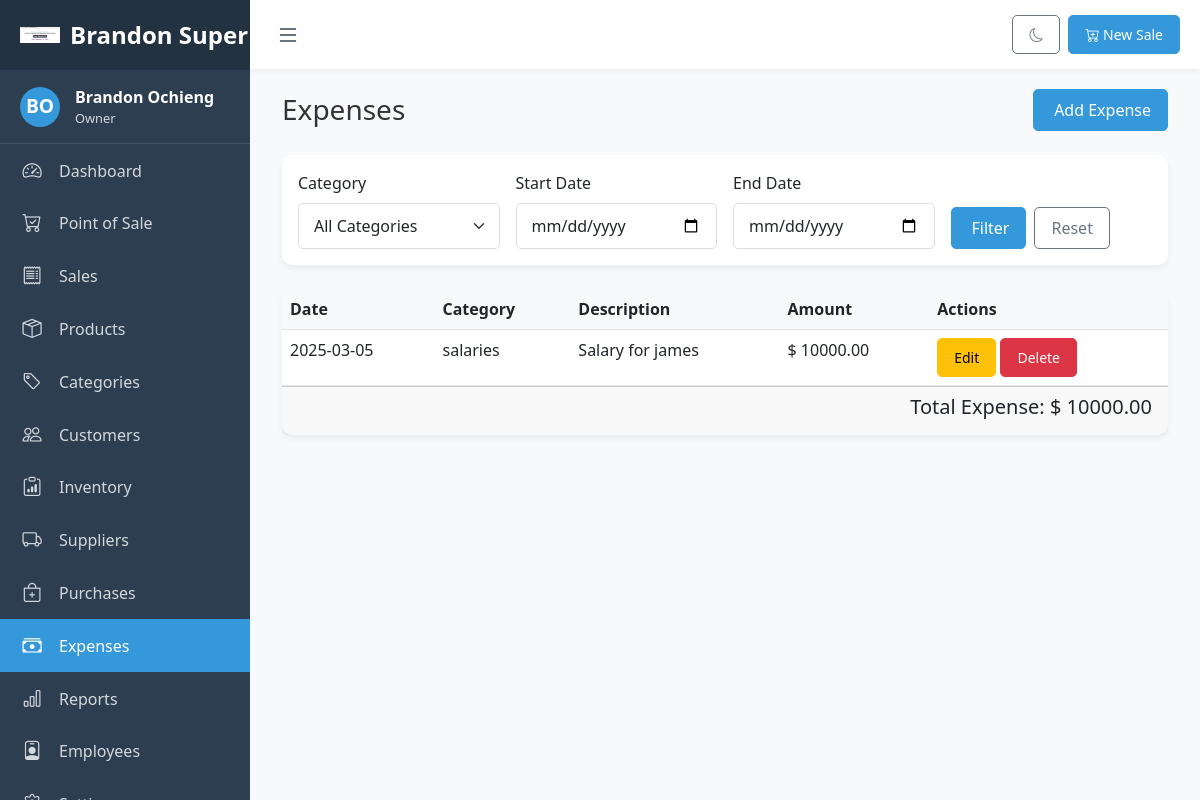
Screenshot of /pos/expenses/ (signed in) with the database file from the repository.
### pos_app/models.py (models this page shows, shortened)
class Business(models.Model):
    BUSINESS_TYPE_CHOICES = [
        ('Type1', 'Type 1'),
        ('Type2', 'Type 2'),
    ]
    CURRENCY_SYMBOL_CHOICES = [
        ('$', '$ - US Dollar'),
        ('€', '€ - Euro'),
        ('£', '£ - British Pound'),
        ('¥', '¥ - Japanese Yen'),
        ('₹', '₹ - Indian Rupee'),
        ('₩', '₩ - South Korean Won'),
        ('KSh', 'KSh - Kenyan Shilling'),  # Added Kenyan Shilling
    ]
    name = models.CharField(max_length=255)
    business_type = models.CharField(max_length=50, choices=BUSINESS_TYPE_CHOICES, default='Type1')
    address = models.TextField(blank=True, null=True)
    phone = models.CharField(max_length=20, blank=True, null=True)
    email = models.EmailField(blank=True, null=True)
    website = models.URLField(blank=True, null=True)
    logo = models.ImageField(upload_to='business_logos/', blank=True, null=True)
    tax_rate = models.DecimalField(max_digits=5, decimal_places=2, default=0.00)
    currency_symbol = models.CharField(max_length=5, choices=CURRENCY_SYMBOL_CHOICES, default='$')
    owner = models.ForeignKey(User, on_delete=models.CASCADE, related_name='owned_businesses')
    created_at = models.DateTimeField(auto_now_add=True)
    updated_at = models.DateTimeField(auto_now=True)

class Expense(models.Model):
    CATEGORY_CHOICES = [
        ('rent', 'Rent'),
        ('utilities', 'Utilities'),
        ('salaries', 'Salaries'),
        ('supplies', 'Supplies'),
        ('maintenance', 'Maintenance'),
        ('marketing', 'Marketing'),
        ('insurance', 'Insurance'),
        ('taxes', 'Taxes'),
        ('other', 'Other'),
    ]
    business = models.ForeignKey(Business, on_delete=models.CASCADE, related_name='expenses')
    category = models.CharField(max_length=20, choices=CATEGORY_CHOICES)
    amount = models.DecimalField(max_digits=10, decimal_places=2)
    description = models.TextField()
    date = models.DateField()
    receipt = models.FileField(upload_to='expense_receipts/', blank=True, null=True)
    created_by = models.ForeignKey(User, on_delete=models.CASCADE, related_name='expenses')
    created_at = models.DateTimeField(auto_now_add=True)
    updated_at = models.DateTimeField(auto_now=True)

### pos_app/views.py (the view)
# urls.py: path('expenses/', views.expense_list, name='expense_list'),
@login_required
def expense_list(request):
    business = get_business_for_user(request.user)
    if not business:
        return redirect('pos:business_setup')
    role = get_user_role(request.user, business)
    if role not in ['owner', 'admin', 'manager']:
        messages.error(request, 'You do not have permission to view expenses')
        return redirect('pos:dashboard')
    expenses_list = Expense.objects.filter(business=business).order_by('-date')
    category = request.GET.get('category')
    if category:
        expenses_list = expenses_list.filter(category=category)
    start_date = request.GET.get('start_date')
    end_date = request.GET.get('end_date')
    if start_date:
        try:
            start_date = datetime.strptime(start_date, '%Y-%m-%d').date()
            expenses_list = expenses_list.filter(date__gte=start_date)
        except ValueError:
            pass
    if end_date:
        try:
            end_date = datetime.strptime(end_date, '%Y-%m-%d').date()
            expenses_list = expenses_list.filter(date__lte=end_date)
        except ValueError:
            pass
    total_expense = expenses_list.aggregate(total=Sum('amount'))['total'] or 0
    paginator = Paginator(expenses_list, 10)  # Show 10 expenses per page
    page_number = request.GET.get('page')
    expenses = paginator.get_page(page_number)
    context = {
        'business': business,
        'role': role,
        'expenses': expenses,
        'total_expense': total_expense,
        'category': category,
        'start_date': start_date,
        'end_date': end_date,
    }
    return render(request, 'pos_app/expenses.html', context)

### pos_app/templates/pos_app/expenses.html (shortened to what this page needs)
{% extends 'pos_app/base.html' %}
{% block content %}
<div class="container-fluid">
    <div class="d-flex justify-content-between align-items-center mb-4">
        <h1 class="h3 mb-0 text-gray-800">Expenses</h1>
        <div>
            <a href="{% url 'pos:expense_create' %}" class="btn btn-primary">
                 Add Expense
            </a>
        </div>
    </div>
    <div class="card mb-4">
        <div class="card-body">
            <form method="get" class="row g-3">
                <div class="col-md-3">
                    <label for="category" class="form-label">Category</label>
                    <select id="category" name="category" class="form-select">
                        <option value="">All Categories</option>
                    </select>
                </div>
                <div class="col-md-3">
                    <label for="start_date" class="form-label">Start Date</label>
                    <input type="date" id="start_date" name="start_date" class="form-control" value="{{ start_date }}">
                </div>
                <div class="col-md-3">
                    <label for="end_date" class="form-label">End Date</label>
                    <input type="date" id="end_date" name="end_date" class="form-control" value="{{ end_date }}">
                </div>
                <div class="col-md-3 d-flex align-items-end">
                    <button type="submit" class="btn btn-primary me-2">
                         Filter
                    </button>
                    <a href="{% url 'pos:expense_list' %}" class="btn btn-outline-secondary">Reset</a>
                </div>
            </form>
        </div>
    </div>
    <div class="card">
        <div class="card-body p-0">
            <div class="table-responsive">
                <table class="table table-hover mb-0">
                    <thead>
                        <tr>
                            <th>Date</th>
                            <th>Category</th>
                            <th>Description</th>
                            <th>Amount</th>
                            <th>Actions</th>
                        </tr>
                    </thead>
                    <tbody>
                        {% for expense in expenses %}
                            <tr>
                                <td>{{ expense.date|date:"Y-m-d" }}</td>
                                <td>{{ expense.category }}</td>
                                <td>{{ expense.description }}</td>
                                <td>{{ business.currency_symbol }} {{ expense.amount|floatformat:2 }}</td>
                                <td>
                                    <a href="{% url 'pos:expense_edit' expense.id %}" class="btn btn-sm btn-warning">
                                         Edit
                                    </a>
                                    <a href="{% url 'pos:expense_delete' expense.id %}" class="btn btn-sm btn-danger" onclick="return confirm('Are you sure you want to delete this expense?');">
                                         Delete
                                    </a>
                                </td>
                            </tr>
                        {% empty %}
                            <tr>
                                <td colspan="5" class="text-center">No expenses found.</td>
                            </tr>
                        {% endfor %}
                    </tbody>
                </table>
            </div>
        </div>
        <div class="card-footer text-end">
            <h5>Total Expense: {{ business.currency_symbol }} {{ total_expense|floatformat:2 }}</h5>
        </div>
    </div>
</div>
{% endblock %}

### pos_app/templates/pos_app/base.html (shortened to what this page needs)
<!DOCTYPE html>
<html lang="en">
<head>
    {% load static %}
    <link href="https://cdn.jsdelivr.net/npm/bootstrap@5.3.0/dist/css/bootstrap.min.css" rel="stylesheet">
    <link rel="stylesheet" href="https://cdn.jsdelivr.net/npm/bootstrap-icons@1.10.5/font/bootstrap-icons.css">
    <link rel="stylesheet" href="https://cdn.jsdelivr.net/npm/select2@4.1.0-rc.0/dist/css/select2.min.css">
    <link rel="stylesheet" href="https://cdn.jsdelivr.net/npm/select2-bootstrap-5-theme@1.3.0/dist/select2-bootstrap-5-theme.min.css">
    <link rel="stylesheet" href="https://cdn.jsdelivr.net/npm/daterangepicker/daterangepicker.css">
    <link rel="stylesheet" href="https://cdn.jsdelivr.net/npm/sweetalert2@11.0.19/dist/sweetalert2.min.css">
    <link rel="stylesheet" href="{% static 'css/base.css' %}">
</head>
<body>
    {% if user.is_authenticated and business %}
    <div class="sidebar" id="sidebar">
        <div class="sidebar-header">
            {% if business.logo %}
            <img src="{{ business.logo.url }}" alt="{{ business.name }}" class="logo-icon">
            {% else %}
            <div class="logo-icon user-avatar">
                <i class="bi bi-shop"></i>
            </div>
            {% endif %}
            <div class="logo-text">{{ business.name }}</div>
        </div>
        <div class="user-info">
            <div class="user-avatar">
                {{ user.first_name|first|upper }}{{ user.last_name|first|upper }}
            </div>
            <div class="user-details">
                <div class="user-name">{{ user.get_full_name }}</div>
                <div class="user-role">{{ role|title }}</div>
            </div>
        </div>
        <ul class="nav flex-column">
            <li class="nav-item">
                <a href="{% url 'pos:dashboard' %}" class="nav-link {% if request.resolver_match.url_name == 'dashboard' %}active{% endif %}">
                    <i class="bi bi-speedometer2"></i>
                    <span>Dashboard</span>
                </a>
            </li>
            <li class="nav-item">
                <a href="{% url 'pos:pos' %}" class="nav-link {% if request.resolver_match.url_name == 'pos' %}active{% endif %}">
                    <i class="bi bi-cart-check"></i>
                    <span>Point of Sale</span>
                </a>
            </li>
            <li class="nav-item">
                <a href="{% url 'pos:sales_list' %}" class="nav-link {% if 'sale' in request.resolver_match.url_name %}active{% endif %}">
                    <i class="bi bi-receipt"></i>
                    <span>Sales</span>
                </a>
            </li>
            <li class="nav-item">
                <a href="{% url 'pos:product_list' %}" class="nav-link {% if 'product' in request.resolver_match.url_name %}active{% endif %}">
                    <i class="bi bi-box-seam"></i>
                    <span>Products</span>
                </a>
            </li>
            <li class="nav-item">
                <a href="{% url 'pos:category_list' %}" class="nav-link {% if 'category' in request.resolver_match.url_name %}active{% endif %}">
                    <i class="bi bi-tag"></i>
                    <span>Categories</span>
                </a>
            </li>
            <li class="nav-item">
                <a href="{% url 'pos:customer_list' %}" class="nav-link {% if 'customer' in request.resolver_match.url_name %}active{% endif %}">
                    <i class="bi bi-people"></i>
                    <span>Customers</span>
                </a>
            </li>
            {% if role in 'owner,admin,manager,inventory' %}
            <li class="nav-item">
                <a href="{% url 'pos:inventory_list' %}" class="nav-link {% if 'inventory' in request.resolver_match.url_name %}active{% endif %}">
                    <i class="bi bi-clipboard-data"></i>
                    <span>Inventory</span>
                </a>
            </li>
            <li class="nav-item">
                <a href="{% url 'pos:supplier_list' %}" class="nav-link {% if 'supplier' in request.resolver_match.url_name %}active{% endif %}">
                    <i class="bi bi-truck"></i>
                    <span>Suppliers</span>
                </a>
            </li>
            <li class="nav-item">
                <a href="{% url 'pos:purchase_list' %}" class="nav-link {% if 'purchase' in request.resolver_match.url_name %}active{% endif %}">
                    <i class="bi bi-bag-plus"></i>
                    <span>Purchases</span>
                </a>
            </li>
            {% endif %}
            {% if role in 'owner,admin,manager' %}
            <li class="nav-item">
                <a href="{% url 'pos:expense_list' %}" class="nav-link {% if 'expense' in request.resolver_match.url_name %}active{% endif %}">
                    <i class="bi bi-cash-stack"></i>
                    <span>Expenses</span>
                </a>
            </li>
            <li class="nav-item">
                <a href="{% url 'pos:reports' %}" class="nav-link {% if request.resolver_match.url_name == 'reports' %}active{% endif %}">
                    <i class="bi bi-bar-chart"></i>
                    <span>Reports</span>
                </a>
            </li>
            {% endif %}
            {% if role in 'owner,admin,manager' %}
            <li class="nav-item">
                <a href="{% url 'pos:employee_list' %}" class="nav-link {% if 'employee' in request.resolver_match.url_name %}active{% endif %}">
                    <i class="bi bi-person-badge"></i>
                    <span>Employees</span>
                </a>
            </li>
            {% endif %}
            {% if role in 'owner,admin' %}
            <li class="nav-item">
                <a href="{% url 'pos:settings' %}" class="nav-link {% if request.resolver_match.url_name == 'settings' %}active{% endif %}">
                    <i class="bi bi-gear"></i>
                    <span>Settings</span>
                </a>
            </li>
            {% endif %}
        </ul>
    </div>
    <div class="main-content" id="main-content">
        <div class="top-navbar">
            <button class="toggle-sidebar" id="toggle-sidebar" title="Toggle Sidebar">
                <i class="bi bi-list"></i>
            </button>
            <div class="navbar-actions">
                <button class="btn btn-sm btn-outline-secondary" id="toggle-dark-mode" title="Toggle Dark Mode">
                    <i class="bi bi-moon"></i>
                </button>
                {% if role in 'owner,admin,manager,cashier' %}
                <a href="{% url 'pos:pos' %}" class="btn btn-sm btn-primary ms-2">
                    <i class="bi bi-cart-plus"></i> New Sale
                </a>
                {% endif %}
            </div>
        </div>
        <div class="content-wrapper fade-in">
            {% block content %}{% endblock %}
        </div>
    </div>
    {% else %}
    <div class="auth-wrapper fade-in">
        {% block auth_content %}{% endblock %}
    </div>
    {% endif %}
</body>
</html>

### rows the page displays
Business: logo (picture), name "Brandon…", currency_symbol "$"
Expense: date "2025-03-05", category "salaries", description "Salary for james", amount "10000.00"

### other values shown
{{ user.first_name|first|upper }} "B"
{{ user.last_name|first|upper }} "O"
{{ user.get_full_name }} "Brandon Ochieng"
{{ role|title }} "Owner"
{{ total_expense|floatformat:2 }} "10000.00"
